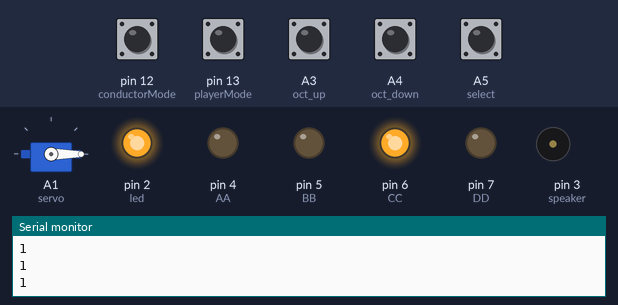
Recording of a sketch running on a simulated Arduino Uno, built with avr-gcc and run on an emulated ATmega328P. Parts: servo, output pins drawn as LEDs (lit = HIGH), buzzer (waves = sounding), the last lines printed to the serial monitor. The test bench sets the inputs (shaded band); at power-on: A3 (oct_up), A4 (oct_down), A5 (select) HIGH, pin 12 (conductorMode), pin 13 (playerMode) LOW.

Above: at 1.2 s.
1.3 s: pin 13 (playerMode) pulled HIGH for 0.15 s
At 4.1 s:
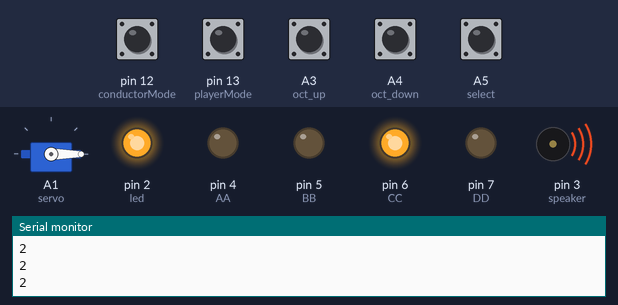
Timing chart, 0 to 9.8 s (numbered marks = the images above; inputs shaded):
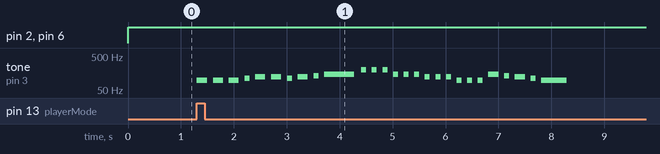

The sketch:

Audio.ino
```cpp
#include <Servo.h>
int led=2;
int sensor=8;
int speaker=3;

int octive=4;

int durations[]={2,1,2,1,2,1,1,1,2,1,2,1,1,1,2,1,1,1,6,1,1,1,1,1,1,1,1,1,1,1,1,1,1,1,1,1,1,1,1,1,1,1,1,1,2,1,1,1,2,1,1,1,5,1};
int C=16.3516*(2^octive);
int D=18.35405*(2^octive);
int E=20.60172*(2^octive);
int F=21.82676*(2^octive);
int G=24.49971*(2^octive);
int A=27.5*(2^octive);
int B=30.86771*(2^octive);
int high_C=32.70320*(2^octive);
int rest=0;
int notes[]={C,rest,C,rest,C,rest,D,rest,E,rest,E,rest,D,rest,E,rest,F,rest,G,rest,high_C,rest,high_C,rest,high_C,rest,G,rest,G,rest,G,rest,E,rest,E,rest,E,rest,C,rest,C,rest,C,rest,G,rest,F,rest,E,rest,D,rest,C,rest};
int s=100;

int conductorMode = 12;  //Switch
int playerMode = 13;
int playerState;
int conductorState;

const int AA=4; //LSB
const int BB=5;
const int CC=6;
const int DD=7; //MSB
//octave buttons
int oct_up = A3;
int upstate;
int oct_down = A4;
int downstate;
int select = A5;
int selectState;

int angle=0;
bool value=0;

Servo servo;
void setup() {
  pinMode(led,OUTPUT);
  pinMode(sensor,INPUT);
  pinMode(speaker,OUTPUT);
  pinMode(select,INPUT);
  pinMode(oct_up,INPUT);
  pinMode(oct_down,INPUT);
  pinMode(conductorMode, INPUT);
  pinMode(playerMode, INPUT);
  pinMode(AA, OUTPUT); //LSB
  pinMode(BB, OUTPUT);
  pinMode(CC, OUTPUT);
  pinMode(DD, OUTPUT); //MSB
  servo.attach(A1);
  servo.write(angle);
  Serial.begin(9600);
}

void conductorsetup() {
  digitalWrite(led,HIGH);
  selectState=digitalRead(select);
  Serial.println(1);
  if (selectState==LOW) {
    Serial.println(56);
    play();
  }
}

void playersetup() {
  /////Do audio analysis and set tempo and octave...
  play();
}

void loop() {
  int  a = octive%2;
  int b = (octive/2)%2;
  int c = (octive/4)%2;
  int d = (octive/8)%2;
  (a==0) ? digitalWrite(AA, LOW): digitalWrite(AA, HIGH);
  (b==0) ? digitalWrite(BB, LOW): digitalWrite(BB, HIGH);
  (c==0) ? digitalWrite(CC, LOW): digitalWrite(CC, HIGH);
  (d==0) ? digitalWrite(DD, LOW): digitalWrite(DD, HIGH);
  upstate=digitalRead(oct_up);
  downstate=digitalRead(oct_down);
  if (upstate==LOW) {
    octive++;
    delay(500);
  }
  if (downstate==LOW) {
    octive--;
    delay(500);
  }
  playerState=digitalRead(playerMode);
  conductorState=digitalRead(conductorMode);
  if(playerState == 1) {
    playersetup();
  }
  else{
    conductorsetup();
  }

  }

void play() {
  tone(speaker,A,durations[2]*100);
  for (int i=0; notes[i]!=-1;i++){
    //move the motor in here somewhere as well
    //for testing
    int duration=s*durations[i];
    tone(speaker,notes[i],duration*0.95);
    Serial.println(2);
    delay(duration);
    if (i==52){
        break;
      }
  }
  }
```

Measured:
- after the input at 1.3 s, tone on pin 3 (speaker): plays 98 Hz for 0.19 s, 98 Hz for 0.19 s, 98 Hz for 0.19 s, 110 Hz for 0.10 s, 123 Hz for 0.19 s, 123 Hz for 0.19 s … (27 notes in this stretch), starting at once
